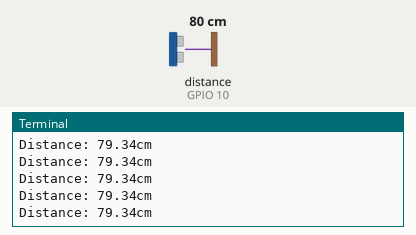
The program below on a simulated Raspberry Pi (BCM pin numbers). On the bench: the last lines printed to the terminal. Inputs (shaded band) come from the test bench; at power-on: distance to the obstacle (sensor on GPIO 10) 80 cm. The clock reads 2024-03-15 10:24:30 at power-on unless the program sets it.

Above: at 1.2 s.
1.3 s: distance to the obstacle (sensor on GPIO 10) set to 2 cm
At 1.48 s:
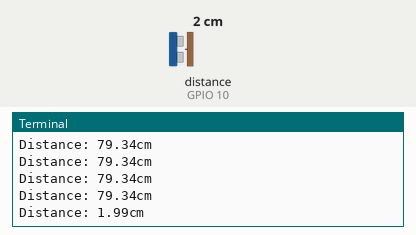
2.8 s: distance to the obstacle (sensor on GPIO 10) set to 4 cm
At 2.8 s:
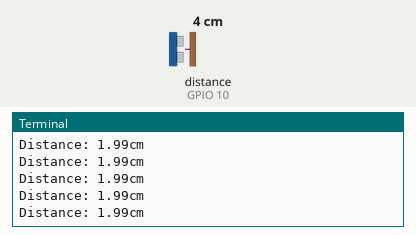
Timing chart, 0 to 5.8 s (numbered marks = the images above; inputs shaded):
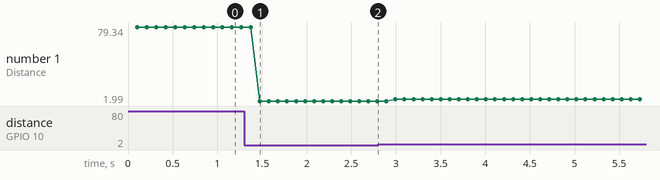

The program:

parallax_ping.py
```python
import RPi.GPIO as GPIO;
import time;

class ParallaxPing():
    ''' Class for the Ping))) ultrasonic sensor.
        Provides readings within 3cm to 3m range.
    '''
    def __init__(self, config):
        self.pin = config["pins"][0];
        GPIO.setmode(GPIO.BCM);
        GPIO.setup(self.pin, GPIO.OUT);

        self.center_offset = config["center_offset"];
        self.orient_offset = config["orientation"];
        self.orientation   = config["orientation"];
        self.max_range     = config["max_range"];
        self.min_range     = config["min_range"];

    def getData(self):
        ''' Returns the distance in centimeters. '''
        GPIO.setup(self.pin, GPIO.OUT);

        # Cleanup output:
        GPIO.output(self.pin, 0);
        time.sleep(0.000002);

        # Send pulse:
        GPIO.output(self.pin, GPIO.HIGH);
        time.sleep(0.000005);

        GPIO.output(self.pin, GPIO.LOW);
        GPIO.setup(self.pin, GPIO.IN);

        # Get the pulse start time:
        pulse_start = time.time();
        while(GPIO.input(self.pin) == 0):
            pulse_start = time.time();

        # Wait for the pulse to be received back:
        pulse_end = time.time();
        while(GPIO.input(self.pin) == 1):
            pulse_end = time.time();

        pulse_duration = pulse_end - pulse_start;
        distance = self.convertDurationToCM(pulse_duration);
        time.sleep(0.1);
        return distance;

    def getInfo(self, n_readings=1):
        info = {};
        res = 0;
        for i in range(0, n_readings):
            res += self.getData();
        res = res / n_readings;

        info["data"] = res;
        info["obstacle_found"] = True;
        if(info["data"] > self.max_range):
            info["obstacle_found"] = False;
            info['data'] = self.max_range;
        info["orientation"] = self.orientation;
        info["offset"] = self.center_offset;
        info["min_range"] = self.min_range;
        return info;

    def convertDurationToCM(self, duration):
        ''' Converte a duracao do pulso em distancia. '''
        # Check if the duration is valid.
        # Pulse durations bigger than 0.5s or less than 0s
        # shouldn't be considered.
        if(duration <= 0 or duration >= 500):
            return -1;
        # 17000 = 34000 / 2
        return round(duration * 17000, 2);

    def updateOrientation(self, new_orientation):
        ''' Atualiza a orientacao do sensor em relacao ao veiculo. '''
        self.orientation = (new_orientation + self.orient_offset) % 360;

if __name__ == "__main__":

    sonar = ParallaxPing({"type": "sonar",
						"pins": [10],
						"center_offset": 14,
						"orientation": 0,
						"max_range": 300,
						"min_range": 10});
    try:
        while(True):
            distance = sonar.getData();
            print("Distance: " + str(distance) + "cm");
    except KeyboardInterrupt:
        GPIO.cleanup()
```

Measured:
- after the input at 1.3 s, the terminal: prints a new line after 0.18 s (image 1)
- plotted number 1: 79.34 → 1.99 after the input at 1.3 s, 1.99 → 4.01 after the input at 2.8 s
